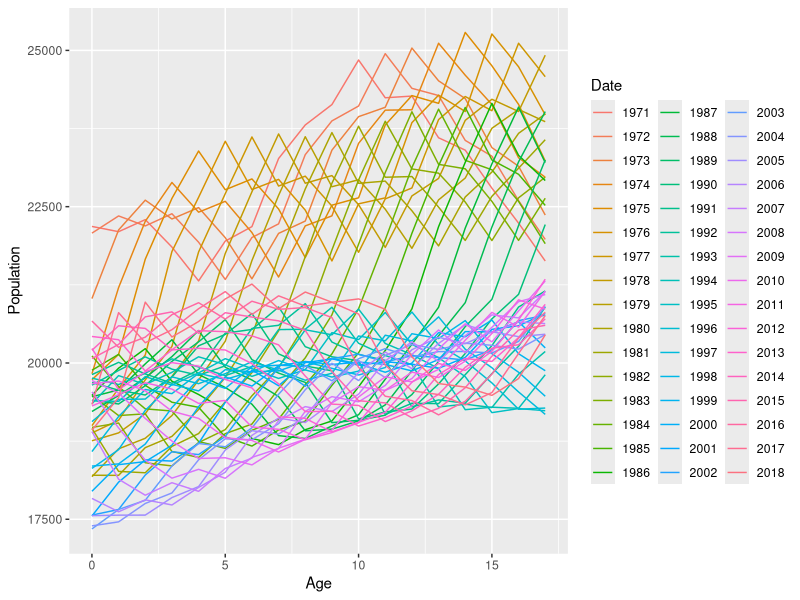
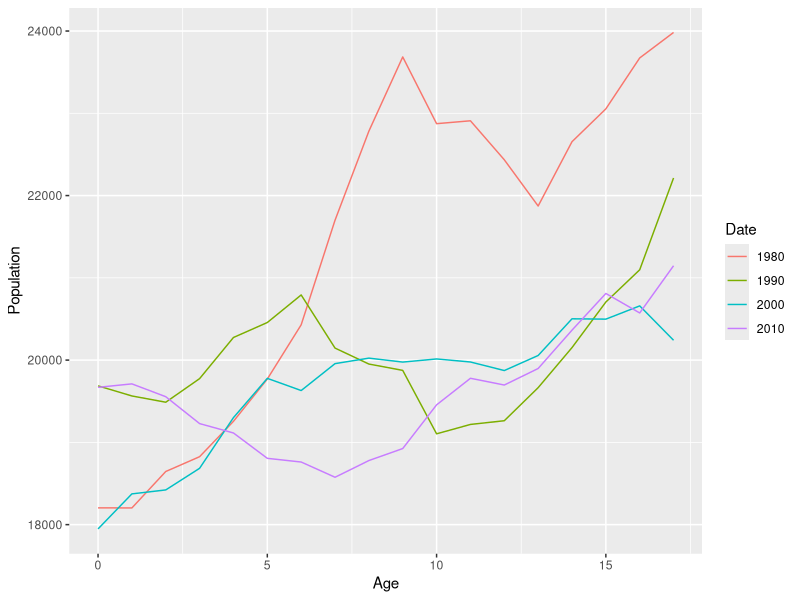
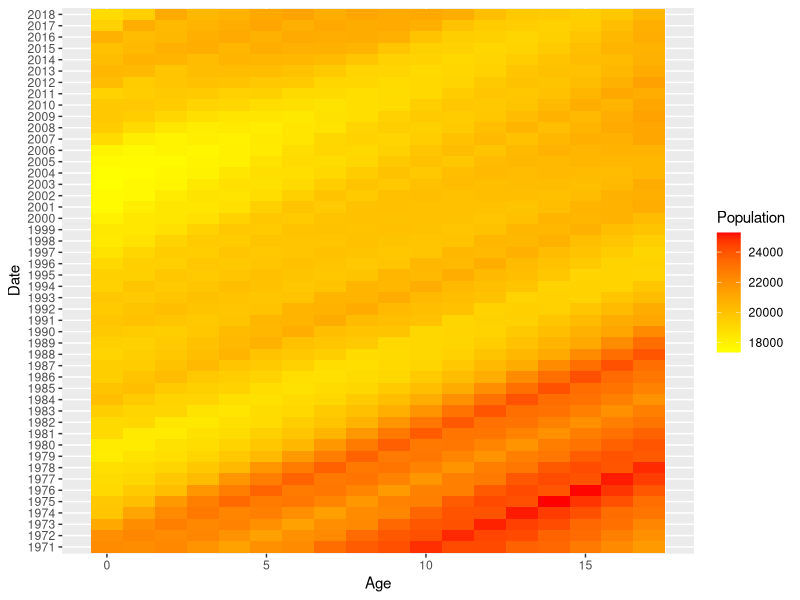

R code for these plots, in order:
## ---- chunk 1
library(here)
library(readxl)
library(tidyverse)
library(knitr)
## ---- chunk 2
sa_pop <- read_excel(here("static/3101054.xls"), 
sheet = "Data1")

sa_pop %>%
  kable()
## ---- chunk 3
sa_pop <- read_excel(here("static/3101054.xls"), 
           sheet = "Data1", 
           col_types = c("date", rep("text", 250)
           )
) %>%
  rename(Date = `...1`)
## ---- chunk 4
sa_pop <- sa_pop %>%
  slice(10:n())
## ---- chunk 5
sa_pop <- sa_pop %>%
  select(Date, `Estimated Resident Population ;  Persons ;  0 ;`: `Estimated Resident Population ;  Persons ;  17 ;`)
## ---- chunk 6
sa_pop %>%
  head() %>%
  kable()
## ---- chunk 7
sa_pop <- sa_pop %>%
  pivot_longer(names_to = "Age", values_to = "Population", -Date)

sa_pop %>%
  head() %>%
  kable()
## ---- chunk 8
sa_pop <- sa_pop %>%
  mutate(Population = as.numeric(Population))
## ---- chunk 9
sa_pop <- sa_pop %>%
  mutate(Age = str_extract(Age, "\\d+(?=\\D*$)")) %>%
  mutate(Age = as.numeric(Age))  %>%
  mutate(Date = str_sub(Date, 1, 4))
## ---- chunk 10
sa_pop %>%
  mutate(Date = as.factor(Date)) %>%
  ggplot(aes(x = Age, y = Population, colour = Date)) + 
  geom_line()
## ---- chunk 11
sa_pop %>%
  filter(Date %in% c(1980, 1990, 2000, 2010)) %>%
  mutate(Date = as.factor(Date)) %>%
  ggplot(aes(x = Age, y = Population, colour = Date)) + 
  geom_line()
## ---- chunk 12
sa_pop %>%
  ggplot(aes(x = Age, y = Date, fill = Population)) + 
  geom_tile() + 
  scale_fill_gradient(low="yellow", high="red")
